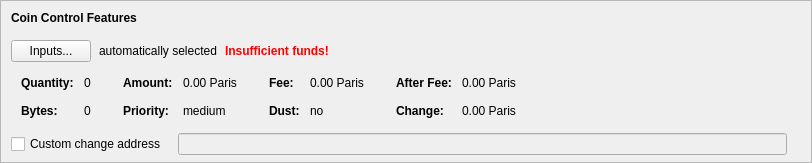
    <widget class="QFrame" name="frameCoinControl">
     <property name="sizePolicy">
      <sizepolicy hsizetype="Expanding" vsizetype="Expanding">
       <horstretch>0</horstretch>
       <verstretch>0</verstretch>
      </sizepolicy>
     </property>
     <property name="maximumSize">
      <size>
       <width>16777215</width>
       <height>16777215</height>
      </size>
     </property>
     <property name="frameShape">
      <enum>QFrame::StyledPanel</enum>
     </property>
     <property name="frameShadow">
      <enum>QFrame::Sunken</enum>
     </property>
     <layout class="QVBoxLayout" name="verticalLayoutCoinControl2">
      <property name="spacing">
       <number>0</number>
      </property>
      <property name="leftMargin">
       <number>0</number>
      </property>
      <property name="topMargin">
       <number>0</number>
      </property>
      <property name="rightMargin">
       <number>0</number>
      </property>
      <property name="bottomMargin">
       <number>6</number>
      </property>
      <item>
       <layout class="QVBoxLayout" name="verticalLayoutCoinControl" stretch="0,0,0,0,1">
        <property name="spacing">
         <number>0</number>
        </property>
        <property name="leftMargin">
         <number>10</number>
        </property>
        <property name="topMargin">
         <number>10</number>
        </property>
        <item>
         <layout class="QHBoxLayout" name="horizontalLayoutCoinControl1">
          <property name="bottomMargin">
           <number>15</number>
          </property>
          <item>
           <widget class="QLabel" name="labelCoinControlFeatures">
            <property name="sizePolicy">
             <sizepolicy hsizetype="Preferred" vsizetype="Maximum">
              <horstretch>0</horstretch>
              <verstretch>0</verstretch>
             </sizepolicy>
            </property>
            <property name="font">
             <font>
              <weight>75</weight>
              <bold>true</bold>
             </font>
            </property>
            <property name="styleSheet">
             <string notr="true">font-weight:bold;</string>
            </property>
            <property name="text">
             <string>Coin Control Features</string>
            </property>
           </widget>
          </item>
         </layout>
        </item>
        <item>
         <layout class="QHBoxLayout" name="horizontalLayoutCoinControl2" stretch="0,0,0,0">
          <property name="spacing">
           <number>8</number>
          </property>
          <property name="bottomMargin">
           <number>10</number>
          </property>
          <item>
           <widget class="QPushButton" name="pushButtonCoinControl">
            <property name="styleSheet">
             <string notr="true"/>
            </property>
            <property name="text">
             <string>Inputs...</string>
            </property>
            <property name="autoDefault">
             <bool>false</bool>
            </property>
           </widget>
          </item>
          <item>
           <widget class="QLabel" name="labelCoinControlAutomaticallySelected">
            <property name="text">
             <string>automatically selected</string>
            </property>
            <property name="margin">
             <number>5</number>
            </property>
           </widget>
          </item>
          <item>
           <widget class="QLabel" name="labelCoinControlInsuffFunds">
            <property name="font">
             <font>
              <weight>75</weight>
              <bold>true</bold>
             </font>
            </property>
            <property name="styleSheet">
             <string notr="true">color:red;font-weight:bold;</string>
            </property>
            <property name="text">
             <string>Insufficient funds!</string>
            </property>
            <property name="margin">
             <number>5</number>
            </property>
           </widget>
          </item>
          <item>
           <spacer name="horizontalSpacerCoinControl">
            <property name="orientation">
             <enum>Qt::Horizontal</enum>
            </property>
            <property name="sizeHint" stdset="0">
             <size>
              <width>40</width>
              <height>1</height>
             </size>
            </property>
           </spacer>
          </item>
         </layout>
        </item>
        <item>
         <widget class="QWidget" name="widgetCoinControl" native="true">
          <property name="sizePolicy">
           <sizepolicy hsizetype="Preferred" vsizetype="Preferred">
            <horstretch>0</horstretch>
            <verstretch>0</verstretch>
           </sizepolicy>
          </property>
          <property name="minimumSize">
           <size>
            <width>0</width>
            <height>0</height>
           </size>
          </property>
          <property name="styleSheet">
           <string notr="true"/>
          </property>
          <layout class="QHBoxLayout" name="horizontalLayoutCoinControl5">
           <property name="leftMargin">
            <number>0</number>
           </property>
           <property name="topMargin">
            <number>0</number>
           </property>
           <property name="rightMargin">
            <number>0</number>
           </property>
           <property name="bottomMargin">
            <number>0</number>
           </property>
           <item>
            <layout class="QHBoxLayout" name="horizontalLayoutCoinControl3" stretch="0,0,0,1">
             <property name="spacing">
              <number>20</number>
             </property>
             <property name="topMargin">
              <number>0</number>
             </property>
             <property name="bottomMargin">
              <number>10</number>
             </property>
             <item>
              <layout class="QFormLayout" name="formLayoutCoinControl1">
               <property name="horizontalSpacing">
                <number>10</number>
               </property>
               <property name="verticalSpacing">
                <number>14</number>
               </property>
               <property name="leftMargin">
                <number>10</number>
               </property>
               <property name="topMargin">
                <number>4</number>
               </property>
               <property name="rightMargin">
                <number>6</number>
               </property>
               <item row="0" column="0">
                <widget class="QLabel" name="labelCoinControlQuantityText">
                 <property name="font">
                  <font>
                   <weight>75</weight>
                   <bold>true</bold>
                  </font>
                 </property>
                 <property name="text">
                  <string>Quantity:</string>
                 </property>
                 <property name="margin">
                  <number>0</number>
                 </property>
                </widget>
               </item>
               <item row="0" column="1">
                <widget class="QLabel" name="labelCoinControlQuantity">
                 <property name="cursor">
                  <cursorShape>IBeamCursor</cursorShape>
                 </property>
                 <property name="contextMenuPolicy">
                  <enum>Qt::ActionsContextMenu</enum>
                 </property>
                 <property name="text">
                  <string notr="true">0</string>
                 </property>
                 <property name="margin">
                  <number>0</number>
                 </property>
                 <property name="textInteractionFlags">
                  <set>Qt::LinksAccessibleByMouse|Qt::TextSelectableByKeyboard|Qt::TextSelectableByMouse</set>
                 </property>
                </widget>
               </item>
               <item row="1" column="0">
                <widget class="QLabel" name="labelCoinControlBytesText">
                 <property name="font">
                  <font>
                   <weight>75</weight>
                   <bold>true</bold>
                  </font>
                 </property>
                 <property name="text">
                  <string>Bytes:</string>
                 </property>
                </widget>
               </item>
               <item row="1" column="1">
                <widget class="QLabel" name="labelCoinControlBytes">
                 <property name="cursor">
                  <cursorShape>IBeamCursor</cursorShape>
                 </property>
                 <property name="contextMenuPolicy">
                  <enum>Qt::ActionsContextMenu</enum>
                 </property>
                 <property name="text">
                  <string notr="true">0</string>
                 </property>
                 <property name="textInteractionFlags">
                  <set>Qt::LinksAccessibleByMouse|Qt::TextSelectableByKeyboard|Qt::TextSelectableByMouse</set>
                 </property>
                </widget>
               </item>
              </layout>
             </item>
             <item>
              <layout class="QFormLayout" name="formLayoutCoinControl2">
               <property name="horizontalSpacing">
                <number>10</number>
               </property>
               <property name="verticalSpacing">
                <number>14</number>
               </property>
               <property name="leftMargin">
                <number>6</number>
               </property>
               <property name="topMargin">
                <number>4</number>
               </property>
               <property name="rightMargin">
                <number>6</number>
               </property>
               <item row="0" column="0">
                <widget class="QLabel" name="labelCoinControlAmountText">
                 <property name="font">
                  <font>
                   <weight>75</weight>
                   <bold>true</bold>
                  </font>
                 </property>
                 <property name="text">
                  <string>Amount:</string>
                 </property>
                 <property name="margin">
                  <number>0</number>
                 </property>
                </widget>
               </item>
               <item row="0" column="1">
                <widget class="QLabel" name="labelCoinControlAmount">
                 <property name="cursor">
                  <cursorShape>IBeamCursor</cursorShape>
                 </property>
                 <property name="contextMenuPolicy">
                  <enum>Qt::ActionsContextMenu</enum>
                 </property>
                 <property name="text">
                  <string notr="true">0.00 Paris</string>
                 </property>
                 <property name="textInteractionFlags">
                  <set>Qt::LinksAccessibleByMouse|Qt::TextSelectableByKeyboard|Qt::TextSelectableByMouse</set>
                 </property>
                </widget>
               </item>
               <item row="1" column="0">
                <widget class="QLabel" name="labelCoinControlPriorityText">
                 <property name="font">
                  <font>
                   <weight>75</weight>
                   <bold>true</bold>
                  </font>
                 </property>
                 <property name="text">
                  <string>Priority:</string>
                 </property>
                </widget>
               </item>
               <item row="1" column="1">
                <widget class="QLabel" name="labelCoinControlPriority">
                 <property name="cursor">
                  <cursorShape>IBeamCursor</cursorShape>
                 </property>
                 <property name="contextMenuPolicy">
                  <enum>Qt::ActionsContextMenu</enum>
                 </property>
                 <property name="text">
                  <string notr="true">medium</string>
                 </property>
                 <property name="textInteractionFlags">
                  <set>Qt::LinksAccessibleByMouse|Qt::TextSelectableByKeyboard|Qt::TextSelectableByMouse</set>
                 </property>
                </widget>
               </item>
              </layout>
             </item>
             <item>
              <layout class="QFormLayout" name="formLayoutCoinControl3">
               <property name="horizontalSpacing">
                <number>10</number>
               </property>
               <property name="verticalSpacing">
                <number>14</number>
               </property>
               <property name="leftMargin">
                <number>6</number>
               </property>
               <property name="topMargin">
                <number>4</number>
               </property>
               <property name="rightMargin">
                <number>6</number>
               </property>
               <item row="0" column="0">
                <widget class="QLabel" name="labelCoinControlFeeText">
                 <property name="font">
                  <font>
                   <weight>75</weight>
                   <bold>true</bold>
                  </font>
                 </property>
                 <property name="text">
                  <string>Fee:</string>
                 </property>
                 <property name="margin">
                  <number>0</number>
                 </property>
                </widget>
               </item>
               <item row="0" column="1">
                <widget class="QLabel" name="labelCoinControlFee">
                 <property name="cursor">
                  <cursorShape>IBeamCursor</cursorShape>
                 </property>
                 <property name="contextMenuPolicy">
                  <enum>Qt::ActionsContextMenu</enum>
                 </property>
                 <property name="text">
                  <string notr="true">0.00 Paris</string>
                 </property>
                 <property name="textInteractionFlags">
                  <set>Qt::LinksAccessibleByMouse|Qt::TextSelectableByKeyboard|Qt::TextSelectableByMouse</set>
                 </property>
                </widget>
               </item>
               <item row="1" column="0">
                <widget class="QLabel" name="labelCoinControlLowOutputText">
                 <property name="font">
                  <font>
                   <weight>75</weight>
                   <bold>true</bold>
                  </font>
                 </property>
                 <property name="text">
                  <string>Dust:</string>
                 </property>
                </widget>
               </item>
               <item row="1" column="1">
                <widget class="QLabel" name="labelCoinControlLowOutput">
                 <property name="cursor">
                  <cursorShape>IBeamCursor</cursorShape>
                 </property>
                 <property name="contextMenuPolicy">
                  <enum>Qt::ActionsContextMenu</enum>
                 </property>
                 <property name="text">
                  <string notr="true">no</string>
                 </property>
                 <property name="textInteractionFlags">
                  <set>Qt::LinksAccessibleByMouse|Qt::TextSelectableByKeyboard|Qt::TextSelectableByMouse</set>
                 </property>
                </widget>
               </item>
              </layout>
             </item>
             <item>
              <layout class="QFormLayout" name="formLayoutCoinControl4">
               <property name="horizontalSpacing">
                <number>10</number>
               </property>
               <property name="verticalSpacing">
                <number>14</number>
               </property>
               <property name="leftMargin">
                <number>6</number>
               </property>
               <property name="topMargin">
                <number>4</number>
               </property>
               <property name="rightMargin">
                <number>6</number>
               </property>
               <item row="0" column="0">
                <widget class="QLabel" name="labelCoinControlAfterFeeText">
                 <property name="font">
                  <font>
                   <weight>75</weight>
                   <bold>true</bold>
                  </font>
                 </property>
                 <property name="text">
                  <string>After Fee:</string>
                 </property>
                 <property name="margin">
                  <number>0</number>
                 </property>
                </widget>
               </item>
               <item row="0" column="1">
                <widget class="QLabel" name="labelCoinControlAfterFee">
                 <property name="cursor">
                  <cursorShape>IBeamCursor</cursorShape>
                 </property>
                 <property name="contextMenuPolicy">
                  <enum>Qt::ActionsContextMenu</enum>
                 </property>
                 <property name="text">
                  <string notr="true">0.00 Paris</string>
                 </property>
                 <property name="textInteractionFlags">
                  <set>Qt::LinksAccessibleByMouse|Qt::TextSelectableByKeyboard|Qt::TextSelectableByMouse</set>
                 </property>
                </widget>
               </item>
               <item row="1" column="0">
                <widget class="QLabel" name="labelCoinControlChangeText">
                 <property name="font">
                  <font>
                   <weight>75</weight>
                   <bold>true</bold>
                  </font>
                 </property>
                 <property name="text">
                  <string>Change:</string>
                 </property>
                </widget>
               </item>
               <item row="1" column="1">
                <widget class="QLabel" name="labelCoinControlChange">
                 <property name="cursor">
                  <cursorShape>IBeamCursor</cursorShape>
                 </property>
                 <property name="contextMenuPolicy">
                  <enum>Qt::ActionsContextMenu</enum>
                 </property>
                 <property name="text">
                  <string notr="true">0.00 Paris</string>
                 </property>
                 <property name="textInteractionFlags">
                  <set>Qt::LinksAccessibleByMouse|Qt::TextSelectableByKeyboard|Qt::TextSelectableByMouse</set>
                 </property>
                </widget>
               </item>
              </layout>
             </item>
            </layout>
           </item>
          </layout>
         </widget>
        </item>
        <item>
         <layout class="QHBoxLayout" name="horizontalLayoutCoinControl4" stretch="0,0,0">
          <property name="spacing">
           <number>12</number>
          </property>
          <property name="sizeConstraint">
           <enum>QLayout::SetDefaultConstraint</enum>
          </property>
          <property name="topMargin">
           <number>5</number>
          </property>
          <property name="rightMargin">
           <number>5</number>
          </property>
          <item>
           <widget class="QCheckBox" name="checkBoxCoinControlChange">
            <property name="toolTip">
             <string>If this is activated, but the change address is empty or invalid, change will be sent to a newly generated address.</string>
            </property>
            <property name="text">
             <string>Custom change address</string>
            </property>
           </widget>
          </item>
          <item>
           <widget class="QValidatedLineEdit" name="lineEditCoinControlChange">
            <property name="enabled">
             <bool>false</bool>
            </property>
            <property name="sizePolicy">
             <sizepolicy hsizetype="Expanding" vsizetype="Fixed">
              <horstretch>0</horstretch>
              <verstretch>0</verstretch>
             </sizepolicy>
            </property>
           </widget>
          </item>
          <item>
           <widget class="QLabel" name="labelCoinControlChangeLabel">
            <property name="sizePolicy">
             <sizepolicy hsizetype="Preferred" vsizetype="Expanding">
              <horstretch>0</horstretch>
              <verstretch>0</verstretch>
             </sizepolicy>
            </property>
            <property name="minimumSize">
             <size>
              <width>0</width>
              <height>0</height>
             </size>
            </property>
            <property name="text">
             <string/>
            </property>
            <property name="margin">
             <number>3</number>
            </property>
           </widget>
          </item>
         </layout>
        </item>
        <item>
         <spacer name="verticalSpacerCoinControl">
          <property name="orientation">
           <enum>Qt::Vertical</enum>
          </property>
          <property name="sizeHint" stdset="0">
           <size>
            <width>800</width>
            <height>1</height>
           </size>
          </property>
         </spacer>
        </item>
       </layout>
      </item>
     </layout>
    </widget>
